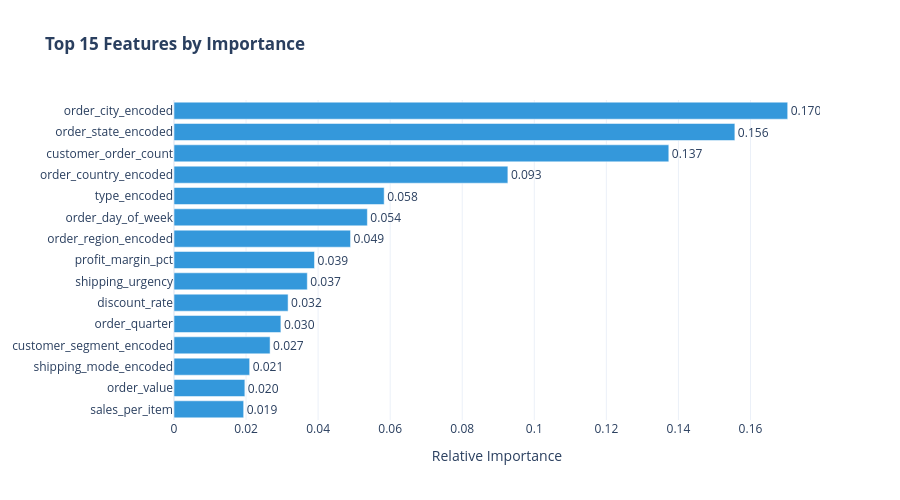

Notebook cell for this chart:
### Code cell
# Visualize feature importances
importance_df = selector.get_feature_importance_ranking()

fig = go.Figure()
fig.add_trace(go.Bar(
    y=importance_df['feature'].head(15)[::-1],
    x=importance_df['importance'].head(15)[::-1],
    orientation='h',
    marker_color='#3498db',
    text=[f"{v:.3f}" for v in importance_df['importance'].head(15)[::-1]],
    textposition='outside'
))

fig.update_layout(
    title='<b>Top 15 Features by Importance</b>',
    xaxis_title='Relative Importance',
    height=500,
    showlegend=False
)
fig.show()

### Figure 1 — Plotly figure (JSON) as saved in the notebook; plotly's stock layout.template omitted (floating-point values rounded to 4 significant figures)
{"data": [{"marker": {"color": "#3498db"}, "orientation": "h", "text": ["0.019", "0.020", "0.021", "0.027", "0.030", "0.032", "0.037", "0.039", "0.049", "0.054", "0.058", "0.093", "0.137", "0.156", "0.170"], "textposition": "outside", "type": "bar", "x": [0.01933, 0.01967, 0.021, 0.02667, 0.02967, 0.03167, 0.037, 0.039, 0.049, 0.05367, 0.05833, 0.09267, 0.1373, 0.1557, 0.1703], "y": ["sales_per_item", "order_value", "shipping_mode_encoded", "customer_segment_encoded", "order_quarter", "discount_rate", "shipping_urgency", "profit_margin_pct", "order_region_encoded", "order_day_of_week", "type_encoded", "order_country_encoded", "customer_order_count", "order_state_encoded", "order_city_encoded"]}], "layout": {"height": 500, "showlegend": false, "title": {"text": "<b>Top 15 Features by Importance</b>"}, "xaxis": {"title": {"text": "Relative Importance"}}}}
